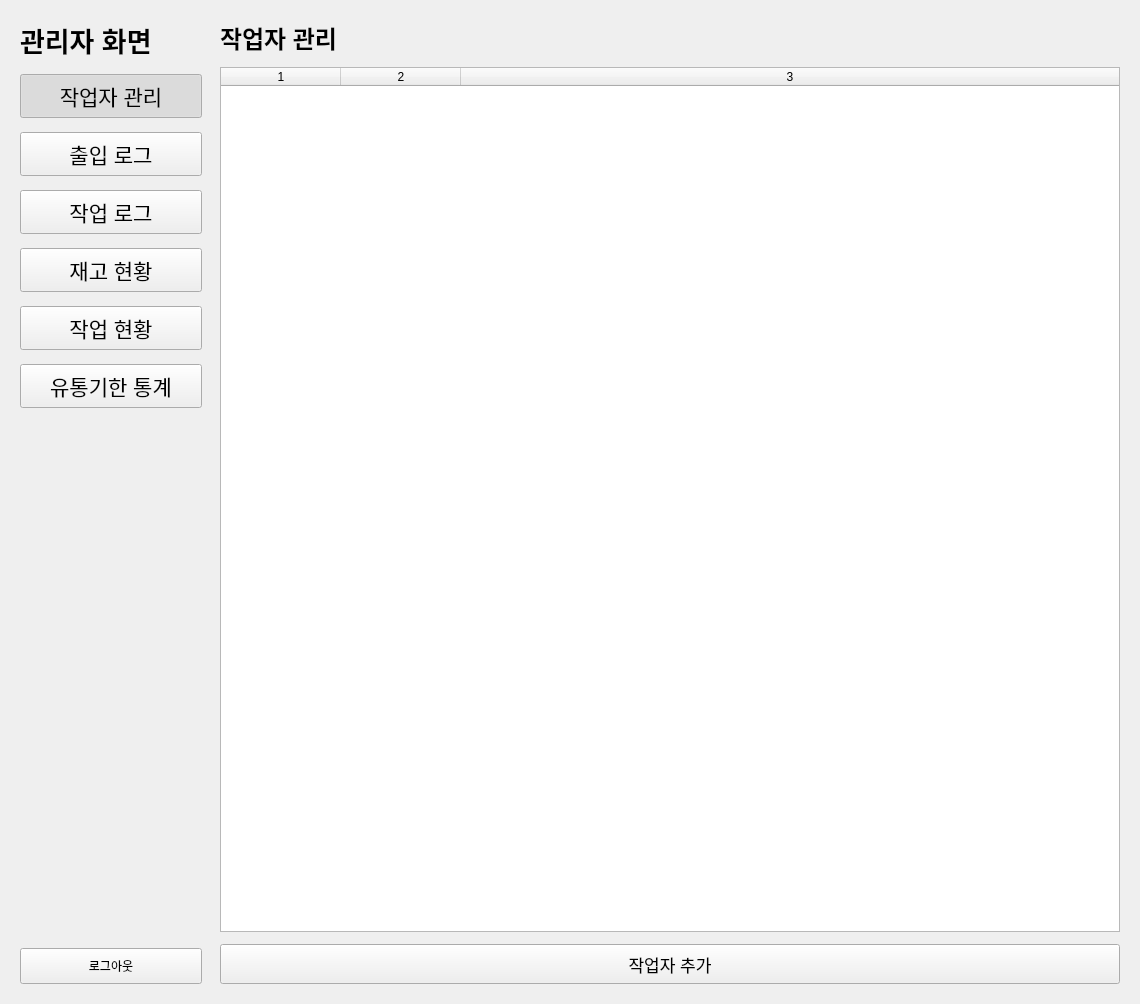
<?xml version="1.0" encoding="UTF-8"?>
<ui version="4.0">
 <class>AdminScreen</class>
 <widget class="QWidget" name="AdminScreen">
  <property name="objectName">
   <string>AdminScreen</string>
  </property>
  <layout class="QHBoxLayout" name="horizontalLayout_main">
   <property name="spacing">
    <number>0</number>
   </property>
   <item>
    <widget class="QFrame" name="sidebar">
     <property name="objectName">
      <string>admin_sidebar</string>
     </property>
     <property name="minimumSize">
      <size>
       <width>200</width>
       <height>0</height>
      </size>
     </property>
     <property name="maximumSize">
      <size>
       <width>200</width>
       <height>16777215</height>
      </size>
     </property>
     <property name="frameShape">
      <enum>QFrame::Shape::NoFrame</enum>
     </property>
     <property name="frameShadow">
      <enum>QFrame::Shadow::Plain</enum>
     </property>
     <layout class="QVBoxLayout" name="verticalLayout_sidebar">
      <property name="spacing">
       <number>14</number>
      </property>
      <item>
       <widget class="QLabel" name="label_menuTitle">
        <property name="font">
         <font>
          <pointsize>20</pointsize>
          <weight>75</weight>
          <bold>true</bold>
         </font>
        </property>
        <property name="text">
         <string>관리자 화면</string>
        </property>
       </widget>
      </item>
      <item>
       <widget class="QPushButton" name="menu_worker_management">
        <property name="minimumSize">
         <size>
          <width>0</width>
          <height>44</height>
         </size>
        </property>
        <property name="font">
         <font>
          <pointsize>16</pointsize>
         </font>
        </property>
        <property name="text">
         <string>작업자 관리</string>
        </property>
        <property name="checkable">
         <bool>true</bool>
        </property>
        <property name="checked">
         <bool>true</bool>
        </property>
       </widget>
      </item>
      <item>
       <widget class="QPushButton" name="menu_access_log">
        <property name="minimumSize">
         <size>
          <width>0</width>
          <height>44</height>
         </size>
        </property>
        <property name="font">
         <font>
          <pointsize>16</pointsize>
         </font>
        </property>
        <property name="text">
         <string>출입 로그</string>
        </property>
        <property name="checkable">
         <bool>true</bool>
        </property>
       </widget>
      </item>
      <item>
       <widget class="QPushButton" name="menu_item_sorting_log">
        <property name="minimumSize">
         <size>
          <width>0</width>
          <height>44</height>
         </size>
        </property>
        <property name="font">
         <font>
          <pointsize>16</pointsize>
         </font>
        </property>
        <property name="text">
         <string>작업 로그</string>
        </property>
        <property name="checkable">
         <bool>true</bool>
        </property>
       </widget>
      </item>
      <item>
       <widget class="QPushButton" name="menu_inventory_status">
        <property name="minimumSize">
         <size>
          <width>0</width>
          <height>44</height>
         </size>
        </property>
        <property name="font">
         <font>
          <pointsize>16</pointsize>
         </font>
        </property>
        <property name="text">
         <string>재고 현황</string>
        </property>
        <property name="checkable">
         <bool>true</bool>
        </property>
       </widget>
      </item>
      <item>
       <widget class="QPushButton" name="menu_work_status">
        <property name="minimumSize">
         <size>
          <width>0</width>
          <height>44</height>
         </size>
        </property>
        <property name="font">
         <font>
          <pointsize>16</pointsize>
         </font>
        </property>
        <property name="text">
         <string>작업 현황</string>
        </property>
        <property name="checkable">
         <bool>true</bool>
        </property>
       </widget>
      </item>
      <item>
       <widget class="QPushButton" name="menu_expiration_stats">
        <property name="minimumSize">
         <size>
          <width>0</width>
          <height>44</height>
         </size>
        </property>
        <property name="font">
         <font>
          <pointsize>16</pointsize>
         </font>
        </property>
        <property name="text">
         <string>유통기한 통계</string>
        </property>
        <property name="checkable">
         <bool>true</bool>
        </property>
       </widget>
      </item>
      <item>
       <spacer name="verticalSpacer_sidebar">
        <property name="orientation">
         <enum>Qt::Orientation::Vertical</enum>
        </property>
        <property name="sizeHint" stdset="0">
         <size>
          <width>20</width>
          <height>40</height>
         </size>
        </property>
       </spacer>
      </item>
      <item>
       <widget class="QPushButton" name="backButton">
        <property name="minimumSize">
         <size>
          <width>0</width>
          <height>36</height>
         </size>
        </property>
        <property name="text">
         <string>로그아웃</string>
        </property>
       </widget>
      </item>
     </layout>
    </widget>
   </item>
   <item>
    <widget class="QStackedWidget" name="admin_content_stack">
     <property name="objectName">
      <string>admin_content_stack</string>
     </property>
     <widget class="QWidget" name="page_worker_management">
      <property name="objectName">
       <string>page_worker_management</string>
      </property>
      <layout class="QVBoxLayout" name="verticalLayout_worker_management">
       <property name="spacing">
        <number>12</number>
       </property>
       <item>
        <widget class="QLabel" name="label_worker_management_title">
         <property name="font">
          <font>
           <pointsize>18</pointsize>
           <weight>75</weight>
           <bold>true</bold>
          </font>
         </property>
         <property name="text">
          <string>작업자 관리</string>
         </property>
        </widget>
       </item>
       <item>
        <widget class="QTableWidget" name="workerTable">
         <property name="objectName">
          <string>workerTable</string>
         </property>
         <property name="columnCount">
          <number>3</number>
         </property>
         <property name="selectionBehavior">
          <enum>QAbstractItemView::SelectionBehavior::SelectRows</enum>
         </property>
         <property name="selectionMode">
          <enum>QAbstractItemView::SelectionMode::SingleSelection</enum>
         </property>
         <property name="alternatingRowColors">
          <bool>false</bool>
         </property>
         <attribute name="horizontalHeaderDefaultSectionSize">
          <number>120</number>
         </attribute>
         <attribute name="horizontalHeaderStretchLastSection">
          <bool>true</bool>
         </attribute>
        </widget>
       </item>
       <item>
        <widget class="QPushButton" name="addWorkerButton">
         <property name="minimumSize">
          <size>
           <width>0</width>
           <height>40</height>
          </size>
         </property>
         <property name="font">
          <font>
           <pointsize>13</pointsize>
          </font>
         </property>
         <property name="text">
          <string>작업자 추가</string>
         </property>
        </widget>
       </item>
      </layout>
     </widget>
     <widget class="QWidget" name="page_access_log">
      <property name="objectName">
       <string>page_access_log</string>
      </property>
      <layout class="QVBoxLayout" name="verticalLayout_access_log">
       <property name="spacing">
        <number>12</number>
       </property>
       <item>
        <widget class="QLabel" name="label_access_log_title">
         <property name="font">
          <font>
           <pointsize>18</pointsize>
           <weight>75</weight>
           <bold>true</bold>
          </font>
         </property>
         <property name="text">
          <string>출입 로그</string>
         </property>
        </widget>
       </item>
       <item>
        <layout class="QHBoxLayout" name="horizontalLayout_access_log_search">
         <property name="spacing">
          <number>8</number>
         </property>
         <item>
          <widget class="QLineEdit" name="accessLogSearchEdit">
           <property name="objectName">
            <string>accessLogSearchEdit</string>
           </property>
           <property name="placeholderText">
            <string>작업자 이름으로 검색</string>
           </property>
           <property name="minimumSize">
            <size>
             <width>200</width>
             <height>36</height>
            </size>
           </property>
          </widget>
         </item>
         <item>
          <widget class="QPushButton" name="accessLogSearchButton">
           <property name="objectName">
            <string>accessLogSearchButton</string>
           </property>
           <property name="minimumSize">
            <size>
             <width>0</width>
             <height>36</height>
            </size>
           </property>
           <property name="text">
            <string>검색</string>
           </property>
          </widget>
         </item>
         <item>
          <widget class="QPushButton" name="accessLogClearFilterButton">
           <property name="objectName">
            <string>accessLogClearFilterButton</string>
           </property>
           <property name="minimumSize">
            <size>
             <width>0</width>
             <height>36</height>
            </size>
           </property>
           <property name="text">
            <string>전체 보기</string>
           </property>
          </widget>
         </item>
        </layout>
       </item>
       <item>
        <widget class="QTableWidget" name="accessLogTable">
         <property name="objectName">
          <string>accessLogTable</string>
         </property>
         <property name="columnCount">
          <number>3</number>
         </property>
         <property name="selectionBehavior">
          <enum>QAbstractItemView::SelectionBehavior::SelectRows</enum>
         </property>
         <property name="selectionMode">
          <enum>QAbstractItemView::SelectionMode::SingleSelection</enum>
         </property>
         <property name="alternatingRowColors">
          <bool>false</bool>
         </property>
         <attribute name="horizontalHeaderDefaultSectionSize">
          <number>120</number>
         </attribute>
         <attribute name="horizontalHeaderStretchLastSection">
          <bool>true</bool>
         </attribute>
        </widget>
       </item>
       <item>
        <widget class="QPushButton" name="refreshAccessLogButton">
         <property name="minimumSize">
          <size>
           <width>0</width>
           <height>40</height>
          </size>
         </property>
         <property name="font">
          <font>
           <pointsize>13</pointsize>
          </font>
         </property>
         <property name="text">
          <string>새로고침</string>
         </property>
        </widget>
       </item>
      </layout>
     </widget>
     <widget class="QWidget" name="page_item_sorting_log">
      <property name="objectName">
       <string>page_item_sorting_log</string>
      </property>
      <layout class="QVBoxLayout" name="verticalLayout_item_sorting_log">
       <property name="spacing">
        <number>12</number>
       </property>
       <item>
        <widget class="QLabel" name="label_item_sorting_log_title">
         <property name="font">
          <font>
           <pointsize>18</pointsize>
           <weight>75</weight>
           <bold>true</bold>
          </font>
         </property>
         <property name="text">
          <string>작업 로그 조회</string>
         </property>
        </widget>
       </item>
       <item>
        <layout class="QVBoxLayout" name="verticalLayout_item_sorting_log_filter">
         <property name="spacing">
          <number>8</number>
         </property>
         <item>
          <layout class="QHBoxLayout" name="horizontalLayout_item_filter">
           <item>
            <widget class="QCheckBox" name="itemSearchCheckBox">
             <property name="text">
              <string>물품 코드 검색</string>
             </property>
            </widget>
           </item>
           <item>
            <widget class="QLineEdit" name="itemSearchEdit">
             <property name="enabled">
              <bool>false</bool>
             </property>
             <property name="placeholderText">
              <string>물품 코드 입력</string>
             </property>
             <property name="minimumSize">
              <size>
               <width>150</width>
               <height>36</height>
              </size>
             </property>
            </widget>
           </item>
           <item>
            <spacer name="horizontalSpacer_item_filter">
             <property name="orientation">
              <enum>Qt::Orientation::Horizontal</enum>
             </property>
             <property name="sizeHint" stdset="0">
              <size>
               <width>40</width>
               <height>20</height>
              </size>
             </property>
            </spacer>
           </item>
          </layout>
         </item>
         <item>
          <layout class="QHBoxLayout" name="horizontalLayout_date_filter">
           <item>
            <widget class="QCheckBox" name="dateSearchCheckBox">
             <property name="text">
              <string>기간 검색</string>
             </property>
            </widget>
           </item>
           <item>
            <widget class="QLabel" name="label_start_date">
             <property name="text">
              <string>시작:</string>
             </property>
            </widget>
           </item>
           <item>
            <widget class="QDateEdit" name="startDateEdit">
             <property name="enabled">
              <bool>false</bool>
             </property>
             <property name="calendarPopup">
              <bool>true</bool>
             </property>
            </widget>
           </item>
           <item>
            <widget class="QLabel" name="label_end_date">
             <property name="text">
              <string>종료:</string>
             </property>
            </widget>
           </item>
           <item>
            <widget class="QDateEdit" name="endDateEdit">
             <property name="enabled">
              <bool>false</bool>
             </property>
             <property name="calendarPopup">
              <bool>true</bool>
             </property>
            </widget>
           </item>
           <item>
            <spacer name="horizontalSpacer_date_filter">
             <property name="orientation">
              <enum>Qt::Orientation::Horizontal</enum>
             </property>
             <property name="sizeHint" stdset="0">
              <size>
               <width>40</width>
               <height>20</height>
              </size>
             </property>
            </spacer>
           </item>
          </layout>
         </item>
         <item>
          <layout class="QHBoxLayout" name="horizontalLayout_search_button">
           <item>
            <widget class="QPushButton" name="itemSortingLogSearchButton">
             <property name="minimumSize">
              <size>
               <width>120</width>
               <height>36</height>
              </size>
             </property>
             <property name="text">
              <string>검색</string>
             </property>
            </widget>
           </item>
           <item>
            <spacer name="horizontalSpacer_search_button">
             <property name="orientation">
              <enum>Qt::Orientation::Horizontal</enum>
             </property>
             <property name="sizeHint" stdset="0">
              <size>
               <width>40</width>
               <height>20</height>
              </size>
             </property>
            </spacer>
           </item>
          </layout>
         </item>
        </layout>
       </item>
       <item>
        <widget class="QTableWidget" name="itemSortingLogTable">
         <property name="objectName">
          <string>itemSortingLogTable</string>
         </property>
         <property name="columnCount">
          <number>4</number>
         </property>
         <property name="selectionBehavior">
          <enum>QAbstractItemView::SelectionBehavior::SelectRows</enum>
         </property>
         <property name="selectionMode">
          <enum>QAbstractItemView::SelectionMode::SingleSelection</enum>
         </property>
         <property name="alternatingRowColors">
          <bool>false</bool>
         </property>
         <attribute name="horizontalHeaderDefaultSectionSize">
          <number>150</number>
         </attribute>
         <attribute name="horizontalHeaderStretchLastSection">
          <bool>true</bool>
         </attribute>
        </widget>
       </item>
      </layout>
     </widget>
     <widget class="QWidget" name="page_inventory_report">
      <property name="objectName">
       <string>page_inventory_report</string>
      </property>
      <layout class="QVBoxLayout" name="verticalLayout_inventory_report">
       <property name="spacing">
        <number>12</number>
       </property>
       <item>
        <layout class="QHBoxLayout" name="horizontalLayout_inventory_report_header">
         <item>
          <widget class="QLabel" name="label_inventory_report_title">
           <property name="font">
            <font>
             <pointsize>18</pointsize>
             <weight>75</weight>
             <bold>true</bold>
            </font>
           </property>
           <property name="text">
            <string>창고별 재고 비율</string>
           </property>
          </widget>
         </item>
         <item>
          <spacer name="horizontalSpacer_inventory_header">
           <property name="orientation">
            <enum>Qt::Orientation::Horizontal</enum>
           </property>
           <property name="sizeHint" stdset="0">
            <size>
             <width>40</width>
             <height>20</height>
            </size>
           </property>
          </spacer>
         </item>
         <item>
          <widget class="QPushButton" name="exportInventoryPdfButton">
           <property name="minimumSize">
            <size>
             <width>0</width>
             <height>36</height>
            </size>
           </property>
           <property name="text">
            <string>PDF 출력</string>
           </property>
          </widget>
         </item>
        </layout>
       </item>
       <item>
        <widget class="QWidget" name="inventoryChartContainer" native="true">
         <property name="objectName">
          <string>inventoryChartContainer</string>
         </property>
         <property name="minimumSize">
          <size>
           <width>400</width>
           <height>320</height>
          </size>
         </property>
        </widget>
       </item>
       <item>
        <widget class="QPushButton" name="refreshInventoryButton">
         <property name="minimumSize">
          <size>
           <width>0</width>
           <height>40</height>
          </size>
         </property>
         <property name="font">
          <font>
           <pointsize>13</pointsize>
          </font>
         </property>
         <property name="text">
          <string>새로고침</string>
         </property>
        </widget>
       </item>
      </layout>
     </widget>
     <widget class="QWidget" name="page_inventory_status">
      <property name="objectName">
       <string>page_inventory_status</string>
      </property>
      <layout class="QVBoxLayout" name="verticalLayout_inventory_status">
       <property name="spacing">
        <number>12</number>
       </property>
      <item>
       <layout class="QHBoxLayout" name="horizontalLayout_inventory_status_header">
        <item>
         <spacer name="horizontalSpacer_inventory_status_header">
          <property name="orientation">
           <enum>Qt::Orientation::Horizontal</enum>
          </property>
          <property name="sizeHint" stdset="0">
           <size>
            <width>40</width>
            <height>20</height>
           </size>
          </property>
         </spacer>
        </item>
        <item>
         <widget class="QPushButton" name="toggleInventoryStatusSplitButton">
          <property name="minimumSize">
           <size>
            <width>0</width>
            <height>40</height>
           </size>
          </property>
          <property name="font">
           <font>
            <pointsize>13</pointsize>
           </font>
          </property>
          <property name="text">
           <string>진/국 분리 보기</string>
          </property>
          <property name="checkable">
           <bool>true</bool>
          </property>
         </widget>
        </item>
        <item>
         <widget class="QPushButton" name="exportInventoryStatusPdfButton">
          <property name="minimumSize">
           <size>
            <width>0</width>
            <height>40</height>
           </size>
          </property>
          <property name="font">
           <font>
            <pointsize>13</pointsize>
           </font>
          </property>
          <property name="text">
           <string>PDF 출력</string>
          </property>
         </widget>
        </item>
       </layout>
      </item>
       <item>
        <widget class="QWidget" name="inventoryStatusChartContainer" native="true">
         <property name="objectName">
          <string>inventoryStatusChartContainer</string>
         </property>
         <property name="minimumSize">
          <size>
           <width>900</width>
           <height>860</height>
          </size>
         </property>
        </widget>
       </item>
       <item>
        <widget class="QPushButton" name="refreshInventoryStatusButton">
         <property name="minimumSize">
          <size>
           <width>0</width>
           <height>40</height>
          </size>
         </property>
         <property name="font">
          <font>
           <pointsize>13</pointsize>
          </font>
         </property>
         <property name="text">
          <string>새로고침</string>
         </property>
        </widget>
       </item>
      </layout>
     </widget>
     <widget class="QWidget" name="page_expiration_stats">
      <property name="objectName">
       <string>page_expiration_stats</string>
      </property>
      <layout class="QVBoxLayout" name="verticalLayout_expiration_stats">
       <property name="spacing">
        <number>12</number>
       </property>
       <item>
        <widget class="QWidget" name="expirationStatsContainer" native="true">
         <property name="minimumSize">
          <size>
           <width>900</width>
           <height>520</height>
          </size>
         </property>
        </widget>
       </item>
       <item>
        <widget class="QPushButton" name="refreshExpirationStatsButton">
         <property name="minimumSize">
          <size>
           <width>0</width>
           <height>40</height>
          </size>
         </property>
         <property name="font">
          <font>
           <pointsize>13</pointsize>
          </font>
         </property>
         <property name="text">
          <string>새로고침</string>
         </property>
        </widget>
       </item>
      </layout>
     </widget>
     <widget class="QWidget" name="page_work_status">
      <property name="objectName">
       <string>page_work_status</string>
      </property>
      <layout class="QVBoxLayout" name="verticalLayout_work_status">
       <property name="spacing">
        <number>12</number>
       </property>
       <item>
        <widget class="QWidget" name="workStatusContainer" native="true">
         <property name="minimumSize">
          <size>
           <width>900</width>
           <height>520</height>
          </size>
         </property>
        </widget>
       </item>
       <item>
        <widget class="QPushButton" name="refreshWorkStatusButton">
         <property name="minimumSize">
          <size>
           <width>0</width>
           <height>40</height>
          </size>
         </property>
         <property name="font">
          <font>
           <pointsize>13</pointsize>
          </font>
         </property>
         <property name="text">
          <string>새로고침</string>
         </property>
        </widget>
       </item>
      </layout>
     </widget>
    </widget>
   </item>
  </layout>
 </widget>
 <resources/>
 <connections/>
</ui>
